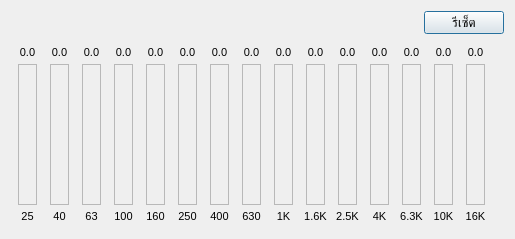
<?xml version="1.0" encoding="UTF-8"?>
<ui version="4.0">
 <class>EQ15BandDialog</class>
 <widget class="QDialog" name="EQ15BandDialog">
  <property name="geometry">
   <rect>
    <x>0</x>
    <y>0</y>
    <width>515</width>
    <height>239</height>
   </rect>
  </property>
  <property name="font">
   <font>
    <pointsize>10</pointsize>
   </font>
  </property>
  <property name="windowTitle">
   <string>Dialog</string>
  </property>
  <property name="locale">
   <locale language="English" country="UnitedStates"/>
  </property>
  <layout class="QVBoxLayout" name="verticalLayout">
   <item>
    <layout class="QHBoxLayout" name="horizontalLayout_7">
     <item>
      <widget class="QLabel" name="label">
       <property name="text">
        <string/>
       </property>
       <property name="pixmap">
        <pixmap resource="../icons.qrc">:/Icons/FXLabel/eq15.png</pixmap>
       </property>
      </widget>
     </item>
     <item>
      <spacer name="horizontalSpacer_4">
       <property name="orientation">
        <enum>Qt::Horizontal</enum>
       </property>
       <property name="sizeHint" stdset="0">
        <size>
         <width>40</width>
         <height>20</height>
        </size>
       </property>
      </spacer>
     </item>
     <item>
      <widget class="QPushButton" name="btnReset">
       <property name="text">
        <string>รีเซ็ต</string>
       </property>
      </widget>
     </item>
    </layout>
   </item>
   <item>
    <layout class="QHBoxLayout" name="horizontalLayout_8">
     <property name="spacing">
      <number>0</number>
     </property>
     <item>
      <layout class="QVBoxLayout" name="verticalLayout_94">
       <item>
        <widget class="QLabel" name="lbdb_1">
         <property name="font">
          <font>
           <pointsize>8</pointsize>
          </font>
         </property>
         <property name="text">
          <string>0.0</string>
         </property>
         <property name="alignment">
          <set>Qt::AlignCenter</set>
         </property>
        </widget>
       </item>
       <item>
        <layout class="QGridLayout" name="gridLayout_94">
         <item row="0" column="0">
          <widget class="Slider" name="slider_1">
           <property name="minimumSize">
            <size>
             <width>19</width>
             <height>141</height>
            </size>
           </property>
           <property name="maximumSize">
            <size>
             <width>19</width>
             <height>141</height>
            </size>
           </property>
           <property name="frameShape">
            <enum>QFrame::StyledPanel</enum>
           </property>
           <property name="frameShadow">
            <enum>QFrame::Raised</enum>
           </property>
          </widget>
         </item>
        </layout>
       </item>
       <item>
        <widget class="QLabel" name="label_94">
         <property name="minimumSize">
          <size>
           <width>31</width>
           <height>0</height>
          </size>
         </property>
         <property name="maximumSize">
          <size>
           <width>31</width>
           <height>16777215</height>
          </size>
         </property>
         <property name="font">
          <font>
           <pointsize>8</pointsize>
          </font>
         </property>
         <property name="text">
          <string>25</string>
         </property>
         <property name="alignment">
          <set>Qt::AlignCenter</set>
         </property>
        </widget>
       </item>
      </layout>
     </item>
     <item>
      <layout class="QVBoxLayout" name="verticalLayout_95">
       <item>
        <widget class="QLabel" name="lbdb_2">
         <property name="font">
          <font>
           <pointsize>8</pointsize>
          </font>
         </property>
         <property name="text">
          <string>0.0</string>
         </property>
         <property name="alignment">
          <set>Qt::AlignCenter</set>
         </property>
        </widget>
       </item>
       <item>
        <layout class="QGridLayout" name="gridLayout_95">
         <item row="0" column="0">
          <widget class="Slider" name="slider_2">
           <property name="minimumSize">
            <size>
             <width>19</width>
             <height>141</height>
            </size>
           </property>
           <property name="maximumSize">
            <size>
             <width>19</width>
             <height>141</height>
            </size>
           </property>
           <property name="frameShape">
            <enum>QFrame::StyledPanel</enum>
           </property>
           <property name="frameShadow">
            <enum>QFrame::Raised</enum>
           </property>
          </widget>
         </item>
        </layout>
       </item>
       <item>
        <widget class="QLabel" name="label_95">
         <property name="minimumSize">
          <size>
           <width>31</width>
           <height>0</height>
          </size>
         </property>
         <property name="maximumSize">
          <size>
           <width>31</width>
           <height>16777215</height>
          </size>
         </property>
         <property name="font">
          <font>
           <pointsize>8</pointsize>
          </font>
         </property>
         <property name="text">
          <string>40</string>
         </property>
         <property name="alignment">
          <set>Qt::AlignCenter</set>
         </property>
        </widget>
       </item>
      </layout>
     </item>
     <item>
      <layout class="QVBoxLayout" name="verticalLayout_96">
       <item>
        <widget class="QLabel" name="lbdb_3">
         <property name="font">
          <font>
           <pointsize>8</pointsize>
          </font>
         </property>
         <property name="text">
          <string>0.0</string>
         </property>
         <property name="alignment">
          <set>Qt::AlignCenter</set>
         </property>
        </widget>
       </item>
       <item>
        <layout class="QGridLayout" name="gridLayout_96">
         <item row="0" column="0">
          <widget class="Slider" name="slider_3">
           <property name="minimumSize">
            <size>
             <width>19</width>
             <height>141</height>
            </size>
           </property>
           <property name="maximumSize">
            <size>
             <width>19</width>
             <height>141</height>
            </size>
           </property>
           <property name="frameShape">
            <enum>QFrame::StyledPanel</enum>
           </property>
           <property name="frameShadow">
            <enum>QFrame::Raised</enum>
           </property>
          </widget>
         </item>
        </layout>
       </item>
       <item>
        <widget class="QLabel" name="label_96">
         <property name="minimumSize">
          <size>
           <width>31</width>
           <height>0</height>
          </size>
         </property>
         <property name="maximumSize">
          <size>
           <width>31</width>
           <height>16777215</height>
          </size>
         </property>
         <property name="font">
          <font>
           <pointsize>8</pointsize>
          </font>
         </property>
         <property name="text">
          <string>63</string>
         </property>
         <property name="alignment">
          <set>Qt::AlignCenter</set>
         </property>
        </widget>
       </item>
      </layout>
     </item>
     <item>
      <layout class="QVBoxLayout" name="verticalLayout_97">
       <item>
        <widget class="QLabel" name="lbdb_4">
         <property name="font">
          <font>
           <pointsize>8</pointsize>
          </font>
         </property>
         <property name="text">
          <string>0.0</string>
         </property>
         <property name="alignment">
          <set>Qt::AlignCenter</set>
         </property>
        </widget>
       </item>
       <item>
        <layout class="QGridLayout" name="gridLayout_97">
         <item row="0" column="0">
          <widget class="Slider" name="slider_4">
           <property name="minimumSize">
            <size>
             <width>19</width>
             <height>141</height>
            </size>
           </property>
           <property name="maximumSize">
            <size>
             <width>19</width>
             <height>141</height>
            </size>
           </property>
           <property name="frameShape">
            <enum>QFrame::StyledPanel</enum>
           </property>
           <property name="frameShadow">
            <enum>QFrame::Raised</enum>
           </property>
          </widget>
         </item>
        </layout>
       </item>
       <item>
        <widget class="QLabel" name="label_97">
         <property name="minimumSize">
          <size>
           <width>31</width>
           <height>0</height>
          </size>
         </property>
         <property name="maximumSize">
          <size>
           <width>31</width>
           <height>16777215</height>
          </size>
         </property>
         <property name="font">
          <font>
           <pointsize>8</pointsize>
          </font>
         </property>
         <property name="text">
          <string>100</string>
         </property>
         <property name="alignment">
          <set>Qt::AlignCenter</set>
         </property>
        </widget>
       </item>
      </layout>
     </item>
     <item>
      <layout class="QVBoxLayout" name="verticalLayout_98">
       <item>
        <widget class="QLabel" name="lbdb_5">
         <property name="font">
          <font>
           <pointsize>8</pointsize>
          </font>
         </property>
         <property name="text">
          <string>0.0</string>
         </property>
         <property name="alignment">
          <set>Qt::AlignCenter</set>
         </property>
        </widget>
       </item>
       <item>
        <layout class="QGridLayout" name="gridLayout_98">
         <item row="0" column="0">
          <widget class="Slider" name="slider_5">
           <property name="minimumSize">
            <size>
             <width>19</width>
             <height>141</height>
            </size>
           </property>
           <property name="maximumSize">
            <size>
             <width>19</width>
             <height>141</height>
            </size>
           </property>
           <property name="frameShape">
            <enum>QFrame::StyledPanel</enum>
           </property>
           <property name="frameShadow">
            <enum>QFrame::Raised</enum>
           </property>
          </widget>
         </item>
        </layout>
       </item>
       <item>
        <widget class="QLabel" name="label_98">
         <property name="minimumSize">
          <size>
           <width>31</width>
           <height>0</height>
          </size>
         </property>
         <property name="maximumSize">
          <size>
           <width>31</width>
           <height>16777215</height>
          </size>
         </property>
         <property name="font">
          <font>
           <pointsize>8</pointsize>
          </font>
         </property>
         <property name="text">
          <string>160</string>
         </property>
         <property name="alignment">
          <set>Qt::AlignCenter</set>
         </property>
        </widget>
       </item>
      </layout>
     </item>
     <item>
      <layout class="QVBoxLayout" name="verticalLayout_99">
       <item>
        <widget class="QLabel" name="lbdb_6">
         <property name="font">
          <font>
           <pointsize>8</pointsize>
          </font>
         </property>
         <property name="text">
          <string>0.0</string>
         </property>
         <property name="alignment">
          <set>Qt::AlignCenter</set>
         </property>
        </widget>
       </item>
       <item>
        <layout class="QGridLayout" name="gridLayout_99">
         <item row="0" column="0">
          <widget class="Slider" name="slider_6">
           <property name="minimumSize">
            <size>
             <width>19</width>
             <height>141</height>
            </size>
           </property>
           <property name="maximumSize">
            <size>
             <width>19</width>
             <height>141</height>
            </size>
           </property>
           <property name="frameShape">
            <enum>QFrame::StyledPanel</enum>
           </property>
           <property name="frameShadow">
            <enum>QFrame::Raised</enum>
           </property>
          </widget>
         </item>
        </layout>
       </item>
       <item>
        <widget class="QLabel" name="label_99">
         <property name="minimumSize">
          <size>
           <width>31</width>
           <height>0</height>
          </size>
         </property>
         <property name="maximumSize">
          <size>
           <width>31</width>
           <height>16777215</height>
          </size>
         </property>
         <property name="font">
          <font>
           <pointsize>8</pointsize>
          </font>
         </property>
         <property name="text">
          <string>250</string>
         </property>
         <property name="alignment">
          <set>Qt::AlignCenter</set>
         </property>
        </widget>
       </item>
      </layout>
     </item>
     <item>
      <layout class="QVBoxLayout" name="verticalLayout_100">
       <item>
        <widget class="QLabel" name="lbdb_7">
         <property name="font">
          <font>
           <pointsize>8</pointsize>
          </font>
         </property>
         <property name="text">
          <string>0.0</string>
         </property>
         <property name="alignment">
          <set>Qt::AlignCenter</set>
         </property>
        </widget>
       </item>
       <item>
        <layout class="QGridLayout" name="gridLayout_100">
         <item row="0" column="0">
          <widget class="Slider" name="slider_7">
           <property name="minimumSize">
            <size>
             <width>19</width>
             <height>141</height>
            </size>
           </property>
           <property name="maximumSize">
            <size>
             <width>19</width>
             <height>141</height>
            </size>
           </property>
           <property name="frameShape">
            <enum>QFrame::StyledPanel</enum>
           </property>
           <property name="frameShadow">
            <enum>QFrame::Raised</enum>
           </property>
          </widget>
         </item>
        </layout>
       </item>
       <item>
        <widget class="QLabel" name="label_100">
         <property name="minimumSize">
          <size>
           <width>31</width>
           <height>0</height>
          </size>
         </property>
         <property name="maximumSize">
          <size>
           <width>31</width>
           <height>16777215</height>
          </size>
         </property>
         <property name="font">
          <font>
           <pointsize>8</pointsize>
          </font>
         </property>
         <property name="text">
          <string>400</string>
         </property>
         <property name="alignment">
          <set>Qt::AlignCenter</set>
         </property>
        </widget>
       </item>
      </layout>
     </item>
     <item>
      <layout class="QVBoxLayout" name="verticalLayout_101">
       <item>
        <widget class="QLabel" name="lbdb_8">
         <property name="font">
          <font>
           <pointsize>8</pointsize>
          </font>
         </property>
         <property name="text">
          <string>0.0</string>
         </property>
         <property name="alignment">
          <set>Qt::AlignCenter</set>
         </property>
        </widget>
       </item>
       <item>
        <layout class="QGridLayout" name="gridLayout_101">
         <item row="0" column="0">
          <widget class="Slider" name="slider_8">
           <property name="minimumSize">
            <size>
             <width>19</width>
             <height>141</height>
            </size>
           </property>
           <property name="maximumSize">
            <size>
             <width>19</width>
             <height>141</height>
            </size>
           </property>
           <property name="frameShape">
            <enum>QFrame::StyledPanel</enum>
           </property>
           <property name="frameShadow">
            <enum>QFrame::Raised</enum>
           </property>
          </widget>
         </item>
        </layout>
       </item>
       <item>
        <widget class="QLabel" name="label_101">
         <property name="minimumSize">
          <size>
           <width>31</width>
           <height>0</height>
          </size>
         </property>
         <property name="maximumSize">
          <size>
           <width>31</width>
           <height>16777215</height>
          </size>
         </property>
         <property name="font">
          <font>
           <pointsize>8</pointsize>
          </font>
         </property>
         <property name="text">
          <string>630</string>
         </property>
         <property name="alignment">
          <set>Qt::AlignCenter</set>
         </property>
        </widget>
       </item>
      </layout>
     </item>
     <item>
      <layout class="QVBoxLayout" name="verticalLayout_102">
       <item>
        <widget class="QLabel" name="lbdb_9">
         <property name="font">
          <font>
           <pointsize>8</pointsize>
          </font>
         </property>
         <property name="text">
          <string>0.0</string>
         </property>
         <property name="alignment">
          <set>Qt::AlignCenter</set>
         </property>
        </widget>
       </item>
       <item>
        <layout class="QGridLayout" name="gridLayout_102">
         <item row="0" column="0">
          <widget class="Slider" name="slider_9">
           <property name="minimumSize">
            <size>
             <width>19</width>
             <height>141</height>
            </size>
           </property>
           <property name="maximumSize">
            <size>
             <width>19</width>
             <height>141</height>
            </size>
           </property>
           <property name="frameShape">
            <enum>QFrame::StyledPanel</enum>
           </property>
           <property name="frameShadow">
            <enum>QFrame::Raised</enum>
           </property>
          </widget>
         </item>
        </layout>
       </item>
       <item>
        <widget class="QLabel" name="label_102">
         <property name="minimumSize">
          <size>
           <width>31</width>
           <height>0</height>
          </size>
         </property>
         <property name="maximumSize">
          <size>
           <width>31</width>
           <height>16777215</height>
          </size>
         </property>
         <property name="font">
          <font>
           <pointsize>8</pointsize>
          </font>
         </property>
         <property name="text">
          <string>1K</string>
         </property>
         <property name="alignment">
          <set>Qt::AlignCenter</set>
         </property>
        </widget>
       </item>
      </layout>
     </item>
     <item>
      <layout class="QVBoxLayout" name="verticalLayout_103">
       <item>
        <widget class="QLabel" name="lbdb_10">
         <property name="font">
          <font>
           <pointsize>8</pointsize>
          </font>
         </property>
         <property name="text">
          <string>0.0</string>
         </property>
         <property name="alignment">
          <set>Qt::AlignCenter</set>
         </property>
        </widget>
       </item>
       <item>
        <layout class="QGridLayout" name="gridLayout_103">
         <item row="0" column="0">
          <widget class="Slider" name="slider_10">
           <property name="minimumSize">
            <size>
             <width>19</width>
             <height>141</height>
            </size>
           </property>
           <property name="maximumSize">
            <size>
             <width>19</width>
             <height>141</height>
            </size>
           </property>
           <property name="frameShape">
            <enum>QFrame::StyledPanel</enum>
           </property>
           <property name="frameShadow">
            <enum>QFrame::Raised</enum>
           </property>
          </widget>
         </item>
        </layout>
       </item>
       <item>
        <widget class="QLabel" name="label_103">
         <property name="minimumSize">
          <size>
           <width>31</width>
           <height>0</height>
          </size>
         </property>
         <property name="maximumSize">
          <size>
           <width>31</width>
           <height>16777215</height>
          </size>
         </property>
         <property name="font">
          <font>
           <pointsize>8</pointsize>
          </font>
         </property>
         <property name="text">
          <string>1.6K</string>
         </property>
         <property name="alignment">
          <set>Qt::AlignCenter</set>
         </property>
        </widget>
       </item>
      </layout>
     </item>
     <item>
      <layout class="QVBoxLayout" name="verticalLayout_104">
       <item>
        <widget class="QLabel" name="lbdb_11">
         <property name="font">
          <font>
           <pointsize>8</pointsize>
          </font>
         </property>
         <property name="text">
          <string>0.0</string>
         </property>
         <property name="alignment">
          <set>Qt::AlignCenter</set>
         </property>
        </widget>
       </item>
       <item>
        <layout class="QGridLayout" name="gridLayout_104">
         <item row="0" column="0">
          <widget class="Slider" name="slider_11">
           <property name="minimumSize">
            <size>
             <width>19</width>
             <height>141</height>
            </size>
           </property>
           <property name="maximumSize">
            <size>
             <width>19</width>
             <height>141</height>
            </size>
           </property>
           <property name="frameShape">
            <enum>QFrame::StyledPanel</enum>
           </property>
           <property name="frameShadow">
            <enum>QFrame::Raised</enum>
           </property>
          </widget>
         </item>
        </layout>
       </item>
       <item>
        <widget class="QLabel" name="label_104">
         <property name="minimumSize">
          <size>
           <width>31</width>
           <height>0</height>
          </size>
         </property>
         <property name="maximumSize">
          <size>
           <width>31</width>
           <height>16777215</height>
          </size>
         </property>
         <property name="font">
          <font>
           <pointsize>8</pointsize>
          </font>
         </property>
         <property name="text">
          <string>2.5K</string>
         </property>
         <property name="alignment">
          <set>Qt::AlignCenter</set>
         </property>
        </widget>
       </item>
      </layout>
     </item>
     <item>
      <layout class="QVBoxLayout" name="verticalLayout_105">
       <item>
        <widget class="QLabel" name="lbdb_12">
         <property name="font">
          <font>
           <pointsize>8</pointsize>
          </font>
         </property>
         <property name="text">
          <string>0.0</string>
         </property>
         <property name="alignment">
          <set>Qt::AlignCenter</set>
         </property>
        </widget>
       </item>
       <item>
        <layout class="QGridLayout" name="gridLayout_105">
         <item row="0" column="0">
          <widget class="Slider" name="slider_12">
           <property name="minimumSize">
            <size>
             <width>19</width>
             <height>141</height>
            </size>
           </property>
           <property name="maximumSize">
            <size>
             <width>19</width>
             <height>141</height>
            </size>
           </property>
           <property name="frameShape">
            <enum>QFrame::StyledPanel</enum>
           </property>
           <property name="frameShadow">
            <enum>QFrame::Raised</enum>
           </property>
          </widget>
         </item>
        </layout>
       </item>
       <item>
        <widget class="QLabel" name="label_105">
         <property name="minimumSize">
          <size>
           <width>31</width>
           <height>0</height>
          </size>
         </property>
         <property name="maximumSize">
          <size>
           <width>31</width>
           <height>16777215</height>
          </size>
         </property>
         <property name="font">
          <font>
           <pointsize>8</pointsize>
          </font>
         </property>
         <property name="text">
          <string>4K</string>
         </property>
         <property name="alignment">
          <set>Qt::AlignCenter</set>
         </property>
        </widget>
       </item>
      </layout>
     </item>
     <item>
      <layout class="QVBoxLayout" name="verticalLayout_106">
       <item>
        <widget class="QLabel" name="lbdb_13">
         <property name="font">
          <font>
           <pointsize>8</pointsize>
          </font>
         </property>
         <property name="text">
          <string>0.0</string>
         </property>
         <property name="alignment">
          <set>Qt::AlignCenter</set>
         </property>
        </widget>
       </item>
       <item>
        <layout class="QGridLayout" name="gridLayout_106">
         <item row="0" column="0">
          <widget class="Slider" name="slider_13">
           <property name="minimumSize">
            <size>
             <width>19</width>
             <height>141</height>
            </size>
           </property>
           <property name="maximumSize">
            <size>
             <width>19</width>
             <height>141</height>
            </size>
           </property>
           <property name="frameShape">
            <enum>QFrame::StyledPanel</enum>
           </property>
           <property name="frameShadow">
            <enum>QFrame::Raised</enum>
           </property>
          </widget>
         </item>
        </layout>
       </item>
       <item>
        <widget class="QLabel" name="label_106">
         <property name="minimumSize">
          <size>
           <width>31</width>
           <height>0</height>
          </size>
         </property>
         <property name="maximumSize">
          <size>
           <width>31</width>
           <height>16777215</height>
          </size>
         </property>
         <property name="font">
          <font>
           <pointsize>8</pointsize>
          </font>
         </property>
         <property name="text">
          <string>6.3K</string>
         </property>
         <property name="alignment">
          <set>Qt::AlignCenter</set>
         </property>
        </widget>
       </item>
      </layout>
     </item>
     <item>
      <layout class="QVBoxLayout" name="verticalLayout_107">
       <item>
        <widget class="QLabel" name="lbdb_14">
         <property name="font">
          <font>
           <pointsize>8</pointsize>
          </font>
         </property>
         <property name="text">
          <string>0.0</string>
         </property>
         <property name="alignment">
          <set>Qt::AlignCenter</set>
         </property>
        </widget>
       </item>
       <item>
        <layout class="QGridLayout" name="gridLayout_107">
         <item row="0" column="0">
          <widget class="Slider" name="slider_14">
           <property name="minimumSize">
            <size>
             <width>19</width>
             <height>141</height>
            </size>
           </property>
           <property name="maximumSize">
            <size>
             <width>19</width>
             <height>141</height>
            </size>
           </property>
           <property name="frameShape">
            <enum>QFrame::StyledPanel</enum>
           </property>
           <property name="frameShadow">
            <enum>QFrame::Raised</enum>
           </property>
          </widget>
         </item>
        </layout>
       </item>
       <item>
        <widget class="QLabel" name="label_107">
         <property name="minimumSize">
          <size>
           <width>31</width>
           <height>0</height>
          </size>
         </property>
         <property name="maximumSize">
          <size>
           <width>31</width>
           <height>16777215</height>
          </size>
         </property>
         <property name="font">
          <font>
           <pointsize>8</pointsize>
          </font>
         </property>
         <property name="text">
          <string>10K</string>
         </property>
         <property name="alignment">
          <set>Qt::AlignCenter</set>
         </property>
        </widget>
       </item>
      </layout>
     </item>
     <item>
      <layout class="QVBoxLayout" name="verticalLayout_108">
       <item>
        <widget class="QLabel" name="lbdb_15">
         <property name="font">
          <font>
           <pointsize>8</pointsize>
          </font>
         </property>
         <property name="text">
          <string>0.0</string>
         </property>
         <property name="alignment">
          <set>Qt::AlignCenter</set>
         </property>
        </widget>
       </item>
       <item>
        <layout class="QGridLayout" name="gridLayout_108">
         <item row="0" column="0">
          <widget class="Slider" name="slider_15">
           <property name="minimumSize">
            <size>
             <width>19</width>
             <height>141</height>
            </size>
           </property>
           <property name="maximumSize">
            <size>
             <width>19</width>
             <height>141</height>
            </size>
           </property>
           <property name="frameShape">
            <enum>QFrame::StyledPanel</enum>
           </property>
           <property name="frameShadow">
            <enum>QFrame::Raised</enum>
           </property>
          </widget>
         </item>
        </layout>
       </item>
       <item>
        <widget class="QLabel" name="label_108">
         <property name="minimumSize">
          <size>
           <width>31</width>
           <height>0</height>
          </size>
         </property>
         <property name="maximumSize">
          <size>
           <width>31</width>
           <height>16777215</height>
          </size>
         </property>
         <property name="font">
          <font>
           <pointsize>8</pointsize>
          </font>
         </property>
         <property name="text">
          <string>16K</string>
         </property>
         <property name="alignment">
          <set>Qt::AlignCenter</set>
         </property>
        </widget>
       </item>
      </layout>
     </item>
    </layout>
   </item>
  </layout>
 </widget>
 <customwidgets>
  <customwidget>
   <class>Slider</class>
   <extends>QFrame</extends>
   <header>Slider.h</header>
   <container>1</container>
  </customwidget>
 </customwidgets>
 <resources>
  <include location="../icons.qrc"/>
 </resources>
 <connections/>
</ui>
